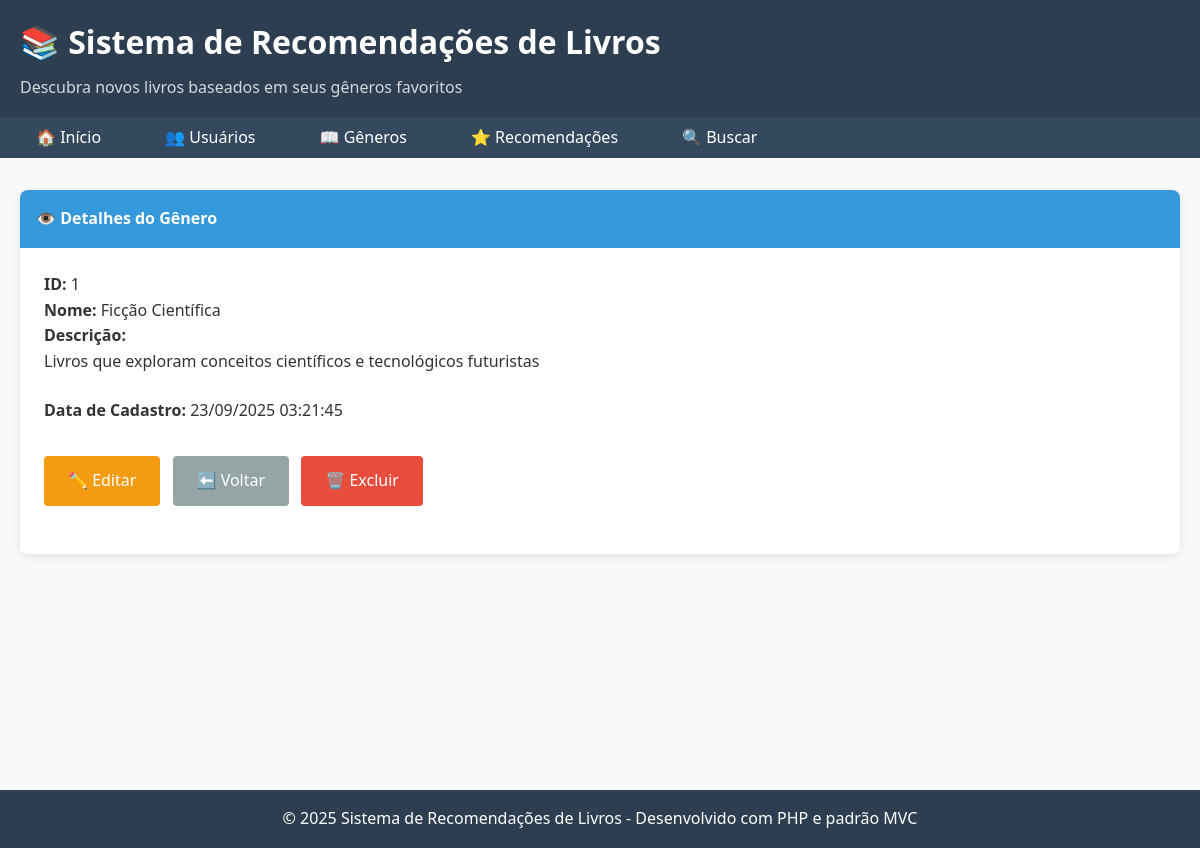
Page /generos/visualizar/1 on the committed database.
### tables this page shows
CREATE TABLE generos (
    id INT AUTO_INCREMENT PRIMARY KEY,
    nome VARCHAR(100) NOT NULL UNIQUE,
    descricao TEXT,
    data_cadastro TIMESTAMP DEFAULT CURRENT_TIMESTAMP
);

### app/Controllers/GeneroController.php (called while the page is built, shortened)
<?php
class GeneroController extends Controller {
    private $generoService;
    public function __construct() {
        $this->generoService = new GeneroService();
    }
    public function visualizar($id) {
        try {
            $genero = $this->generoService->buscarGenero($id);
            $this->render('genero/visualizar', [
                'genero' => $genero,
                'success_message' => $this->getSuccessMessage(),
                'error_message' => $this->getErrorMessage()
            ]);
        } catch (Exception $e) {
            $this->setErrorMessage($e->getMessage());
            $this->redirect('/generos');
        }
    }
}
?>

### index.php (called while the page is built, shortened)
<?php
require_once dirname(__DIR__) . '/core/Autoload.php';
require_once dirname(__DIR__) . '/routes/Router.php';
$router = new Router();
$router->get('/', 'Home', 'index');
$router->get('/buscar', 'Home', 'buscar');
$router->get('/usuarios', 'Usuario', 'index');
$router->get('/usuarios/criar', 'Usuario', 'criar');
$router->post('/usuarios/salvar', 'Usuario', 'salvar');
$router->get('/usuarios/editar/{id}', 'Usuario', 'editar');
$router->post('/usuarios/atualizar/{id}', 'Usuario', 'atualizar');
$router->get('/usuarios/remover/{id}', 'Usuario', 'remover');
$router->get('/usuarios/visualizar/{id}', 'Usuario', 'visualizar');
$router->get('/generos', 'Genero', 'index');
$router->get('/generos/criar', 'Genero', 'criar');
$router->post('/generos/salvar', 'Genero', 'salvar');
$router->get('/generos/editar/{id}', 'Genero', 'editar');
$router->post('/generos/atualizar/{id}', 'Genero', 'atualizar');
$router->get('/generos/remover/{id}', 'Genero', 'remover');
$router->get('/generos/visualizar/{id}', 'Genero', 'visualizar');
$router->get('/recomendacoes', 'Recomendacao', 'index');
$router->get('/recomendacoes/criar', 'Recomendacao', 'criar');
$router->post('/recomendacoes/salvar', 'Recomendacao', 'salvar');
$router->get('/recomendacoes/editar/{id}', 'Recomendacao', 'editar');
$router->post('/recomendacoes/atualizar/{id}', 'Recomendacao', 'atualizar');
$router->get('/recomendacoes/remover/{id}', 'Recomendacao', 'remover');
$router->get('/recomendacoes/visualizar/{id}', 'Recomendacao', 'visualizar');
try {
    $router->dispatch();
} catch (Exception $e) {
    http_response_code(500);
    echo "<h1>Erro interno do servidor</h1>";
    echo "<p>" . htmlspecialchars($e->getMessage()) . "</p>";
    if (true) {
        echo "<pre>" . htmlspecialchars($e->getTraceAsString()) . "</pre>";
    }
}
?>

### core/Autoload.php (called while the page is built, shortened)
<?php
class Autoload {
    public static function load($className) {
        $baseDir = dirname(__DIR__) . '/';
        $directories = [
            'app/Models/',
            'app/Controllers/',
            'app/DAO/',
            'app/Services/',
            'core/',
            'core/Database/'
        ];
        foreach ($directories as $directory) {
            $file = $baseDir . $directory . $className . '.php';
            if (file_exists($file)) {
                return;
            }
        }
    }
}
?>

### config/config.php (called while the page is built, shortened)
<?php
class Config {
    public static function getDSN() {
        return "mysql:host=" . self::DB_HOST . ";dbname=" . self::DB_NAME . ";charset=" . self::DB_CHARSET;
    }
    public static function getPDOOptions() {
        return [
            PDO::ATTR_ERRMODE => PDO::ERRMODE_EXCEPTION,
            PDO::ATTR_DEFAULT_FETCH_MODE => PDO::FETCH_ASSOC,
            PDO::ATTR_EMULATE_PREPARES => false,
        ];
    }
}
?>

### core/Database/MysqlSingleton.php (called while the page is built, shortened)
<?php
require_once dirname(__DIR__, 2) . '/config/config.php';
class MysqlSingleton {
    private static $instance = null;
    private $connection;
    private function __construct() {
        try {
            $this->connection = new PDO(
                Config::getDSN(),
                Config::DB_USER,
                Config::DB_PASS,
                Config::getPDOOptions()
            );
        } catch (PDOException $e) {
            throw new Exception("Erro na conexão com o banco de dados: " . $e->getMessage());
        }
    }
    public static function getInstance() {
        if (self::$instance === null) {
            self::$instance = new self();
        }
        return self::$instance;
    }
    public function query($sql, $params = []) {
        try {
            $stmt = $this->connection->prepare($sql);
            $stmt->execute($params);
            return $stmt;
        } catch (PDOException $e) {
            throw new Exception("Erro na execução da query: " . $e->getMessage());
        }
    }
}
?>

### app/Services/GeneroService.php (called while the page is built, shortened)
<?php
class GeneroService {
    private $generoDAO;
    public function __construct() {
        $this->generoDAO = new GeneroDAO();
    }
    public function buscarGenero($id) {
        $genero = $this->generoDAO->buscarPorId($id);
        return $genero;
    }
}
?>

### app/DAO/GeneroDAO.php (called while the page is built, shortened)
<?php
class GeneroDAO implements IGeneroDAO {
    private $db;
    public function __construct() {
        $this->db = MysqlSingleton::getInstance();
    }
    public function buscarPorId($id) {
        $sql = "SELECT * FROM generos WHERE id = ?";
        $stmt = $this->db->query($sql, [$id]);
        $data = $stmt->fetch();
        if ($data) {
            return Genero::fromArray($data);
        }
        return null;
    }
}
?>

### app/Models/Genero.php (called while the page is built, shortened)
<?php
class Genero {
    private $id;
    private $nome;
    private $descricao;
    private $dataCadastro;
    public function __construct($id = null, $nome = null, $descricao = null, $dataCadastro = null) {
        $this->id = $id;
        $this->nome = $nome;
        $this->descricao = $descricao;
        $this->dataCadastro = $dataCadastro;
    }
    public function getId() {
        return $this->id;
    }
    public function getNome() {
        return $this->nome;
    }
    public function getDescricao() {
        return $this->descricao;
    }
    public function getDataCadastro() {
        return $this->dataCadastro;
    }
    public static function fromArray($data) {
        return new self(
            $data['id'] ?? null,
            $data['nome'] ?? null,
            $data['descricao'] ?? null,
            $data['data_cadastro'] ?? null
        );
    }
}
?>

### app/Views/genero/visualizar.php (the view)
<?php include dirname(__DIR__) . '/layout/header.php'; ?>
<div class="card">
    <div class="card-header">
        👁️ Detalhes do Gênero
    </div>
    <div class="card-body">
        <div class="row">
            <div class="col-md-8">
                <p><strong>ID:</strong> <?= $genero->getId() ?></p>
                <p><strong>Nome:</strong> <?= htmlspecialchars($genero->getNome()) ?></p>
                <p><strong>Descrição:</strong></p>
                <div class="border p-3 bg-light">
                    <?= $genero->getDescricao() ? nl2br(htmlspecialchars($genero->getDescricao())) : '<em>Nenhuma descrição fornecida</em>' ?>
                </div>
                <p class="mt-3"><strong>Data de Cadastro:</strong> <?= date('d/m/Y H:i:s', strtotime($genero->getDataCadastro())) ?></p>
            </div>
        </div>
        <div class="form-group mt-4">
            <a href="/generos/editar/<?= $genero->getId() ?>" class="btn btn-warning">✏️ Editar</a>
            <a href="/generos" class="btn btn-secondary">⬅️ Voltar</a>
            <a href="javascript:void(0)"
               onclick="confirmarExclusao('<?= htmlspecialchars($genero->getNome()) ?>', '/generos/remover/<?= $genero->getId() ?>')"
               class="btn btn-danger">🗑️ Excluir</a>
        </div>
    </div>
</div>
<?php include dirname(__DIR__) . '/layout/footer.php'; ?>

### routes/Router.php (shortened to what this page needs)
<?php
class Router {
    private $routes = [];
    private function addRoute($httpMethod, $path, $controller, $method) {
        $this->routes[] = [
            'method' => $httpMethod,
            'path' => $path,
            'controller' => $controller,
            'action' => $method
        ];
    }
    public function dispatch() {
        $requestMethod = $_SERVER['REQUEST_METHOD'];
        $requestUri = $_SERVER['REQUEST_URI'];
        $requestUri = strtok($requestUri, '?');
        $scriptName = dirname($_SERVER['SCRIPT_NAME']);
        if ($scriptName !== '/') {
            $requestUri = str_replace($scriptName, '', $requestUri);
        }
        foreach ($this->routes as $route) {
            if ($route['method'] === $requestMethod && $this->matchPath($route['path'], $requestUri)) {
                $this->callController($route['controller'], $route['action'], $requestUri, $route['path']);
                return;
            }
        }
    }
    private function matchPath($routePath, $requestUri) {
        $pattern = preg_replace('/\{[^}]+\}/', '([^/]+)', $routePath);
        $pattern = '#^' . $pattern . '$#';
        return preg_match($pattern, $requestUri);
    }
    private function callController($controllerName, $method, $requestUri, $routePath) {
        $controller = new $controllerClass();
        $params = $this->extractParams($routePath, $requestUri);
        call_user_func_array([$controller, $method], $params);
    }
    private function extractParams($routePath, $requestUri) {
        $routeParts = explode('/', trim($routePath, '/'));
        $uriParts = explode('/', trim($requestUri, '/'));
        $params = [];
        for ($i = 0; $i < count($routeParts); $i++) {
            if (isset($routeParts[$i]) && preg_match('/\{([^}]+)\}/', $routeParts[$i])) {
                $params[] = $uriParts[$i] ?? null;
            }
        }
        return $params;
    }
}
?>

### app/Views/layout/header.php (shortened to what this page needs)
<!DOCTYPE html>
<html lang="pt-BR">
<head>
    <link rel="stylesheet" href="/css/style.css">
</head>
<body>
    <header class="header">
        <div class="container">
            <h1>📚 Sistema de Recomendações de Livros</h1>
            <p>Descubra novos livros baseados em seus gêneros favoritos</p>
        </div>
    </header>
    <nav class="nav">
        <div class="container">
            <ul>
                <li><a href="/">🏠 Início</a></li>
                <li><a href="/usuarios">👥 Usuários</a></li>
                <li><a href="/generos">📖 Gêneros</a></li>
                <li><a href="/recomendacoes">⭐ Recomendações</a></li>
                <li><a href="/buscar">🔍 Buscar</a></li>
            </ul>
        </div>
    </nav>
    <main class="main">
        <div class="container">

### app/Views/layout/footer.php (shortened to what this page needs)
        </div>
    </main>
    <footer class="footer">
        <div class="container">
            <p>&copy; <?= date('Y') ?> Sistema de Recomendações de Livros - Desenvolvido com PHP e padrão MVC</p>
        </div>
    </footer>
</body>
</html>

### style.css (style rules this page uses)
* { margin: 0; padding: 0; box-sizing: border-box; }
body { font-family: 'Segoe UI', Tahoma, Geneva, Verdana, sans-serif; line-height: 1.6; color: #333; background-color: #f8f9fa; }
.container { max-width: 1200px; margin: 0 auto; padding: 0 20px; }
.header { background-color: #2c3e50; color: white; padding: 1rem 0; box-shadow: 0 2px 4px rgba(0,0,0,0.1); }
.header h1 { margin-bottom: 0.5rem; }
.header p { opacity: 0.8; }
.nav { background-color: #34495e; padding: 0.5rem 0; }
.nav ul { list-style: none; display: flex; flex-wrap: wrap; }
.nav li { margin-right: 2rem; }
.nav a { color: white; text-decoration: none; padding: 0.5rem 1rem; border-radius: 4px; transition: background-color 0.3s; }
.main { padding: 2rem 0; min-height: calc(100vh - 200px); }
.card { background: white; border-radius: 8px; box-shadow: 0 2px 10px rgba(0,0,0,0.1); margin-bottom: 2rem; overflow: hidden; }
.card-header { background-color: #3498db; color: white; padding: 1rem; font-weight: bold; }
.card-body { padding: 1.5rem; }
.form-group { margin-bottom: 1rem; }
.btn { display: inline-block; padding: 0.75rem 1.5rem; border: none; border-radius: 4px; text-decoration: none; cursor: pointer; font-size: 1rem; transition: all 0.3s; margin-right: 0.5rem; margin-bottom: 0.5rem; }
.btn-warning { background-color: #f39c12; color: white; }
.btn-danger { background-color: #e74c3c; color: white; }
.btn-secondary { background-color: #95a5a6; color: white; }
.footer { background-color: #2c3e50; color: white; text-align: center; padding: 1rem 0; margin-top: 2rem; }
.mt-3 { margin-top: 1.5rem; }
.mt-4 { margin-top: 2rem; }

### rows in the picture
generos: id "1", nome "Ficção Científica", descricao "Livros que exploram conceitos científicos e tecnológicos futuristas", data_cadastro "23/09/2025 03:21:45"
